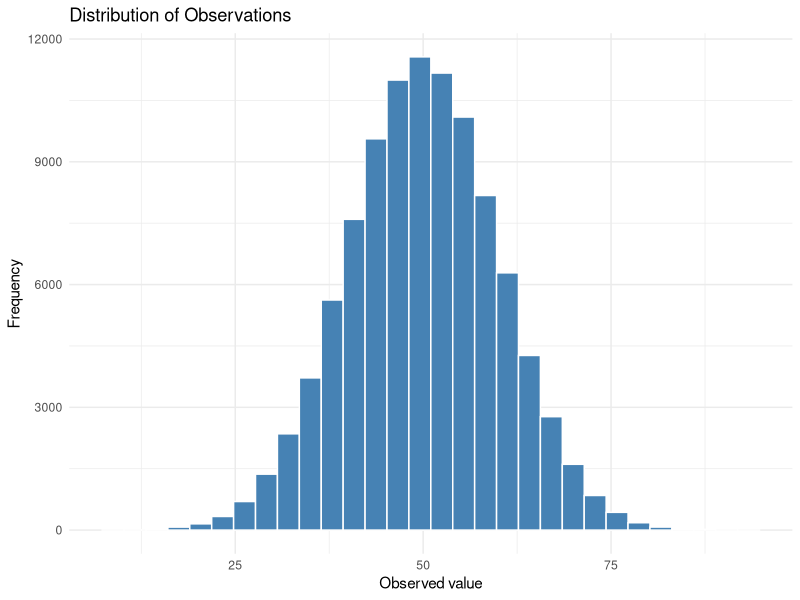
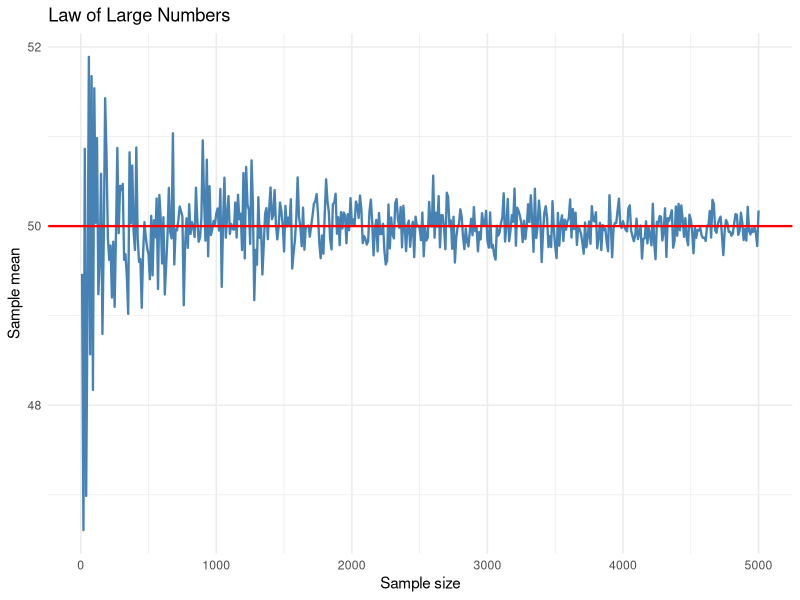
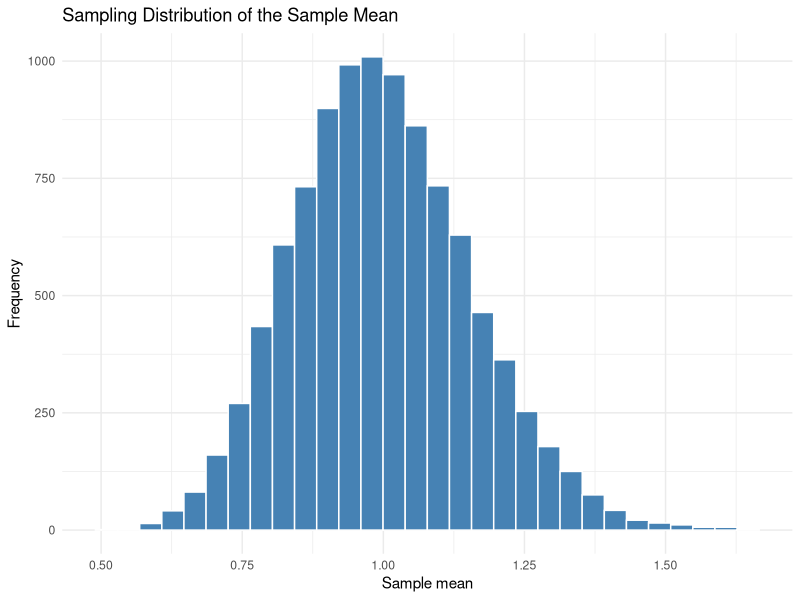
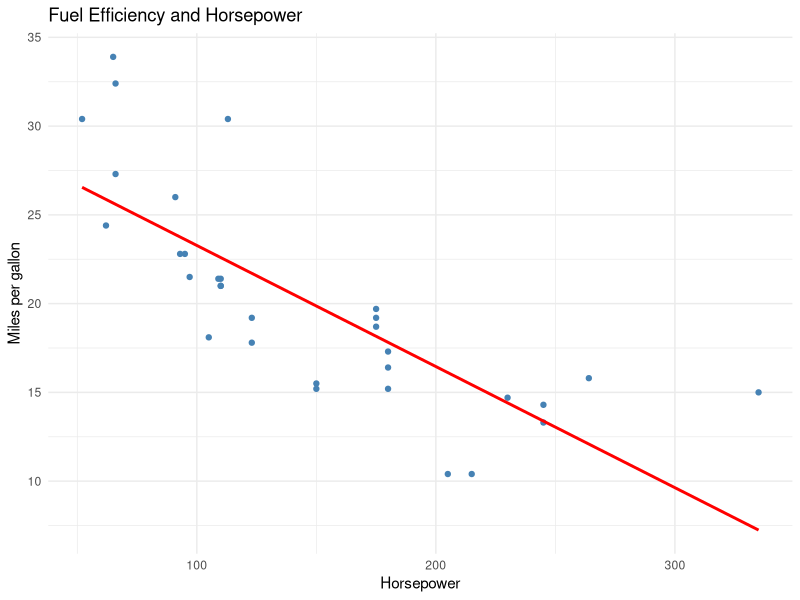
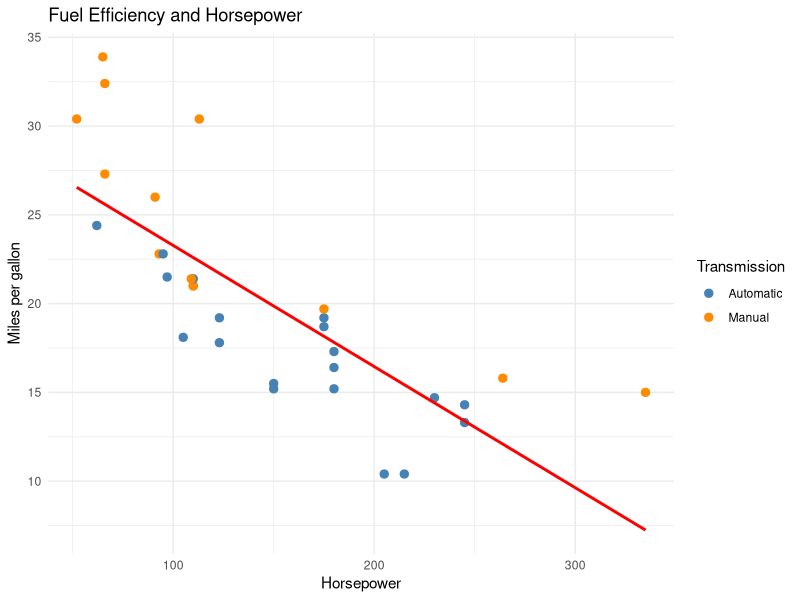

These figures' R source, in order:
## ---- chunk 1
knitr::opts_chunk$set(echo = TRUE)

#install.packages('tidyverse')
library(tidyverse)


set.seed(123)
## ---- chunk 2
# Draw 1,000 observations from a normal distribution
# density function
dnorm(x = c(-1, 0, 1), mean = 0, sd = 1)
# cumulative distribution function (takes a value and gives a percent/ probability)
pnorm(q = 0, mean = 0, sd = 1, lower.tail = TRUE)
# quantile function (takes a percentile and gives a value)
qnorm(p = .5, mean = 0, sd = 1, lower.tail = TRUE)

# random generation
obs <- rnorm(n = 100000, mean = 50, sd = 10)
head(obs)
## ---- chunk 3
# calculate the mean and standard deviation
mean(obs)
sd(obs)
## ---- chunk 4
# create a histogram of your simulated data

#using base R
#hist(obs)

## ---- chunk 5
# using ggplot (in tidyverse)
obs_data <- data.frame(obs = obs)

obs_plot <- ggplot(obs_data, aes(x = obs)) +
  geom_histogram(
    bins = 30,
    fill = "steelblue",
    color = "white"
  ) +
  labs(
    title = "Distribution of Observations",
    x = "Observed value",
    y = "Frequency",
    alt = paste(
      "Histogram of 100,000 observations drawn from a normal distribution",
      "with a mean of 50 and a standard deviation of 10.",
      "The distribution is bell-shaped and centered near 50."
    )
  ) +
  theme_minimal()

obs_plot
## ---- chunk 6
# P(A or B)
.4 + .3 - .1

# are A and B independent
#P(A and B) 
.4 * .3

## ---- chunk 7
# Roll a die 10,000 times and save the sample
set.seed(123)
rolls <- sample(x = 1:6, size = 10000, replace = TRUE)


# Calculate the probability of rolling a 6 from your sample
# == (test if TRUE)
# != (test if FALSE)
mean(rolls == 6)


## ---- chunk 8
# probability of rolling an even number
# %% 2 
mean(rolls %% 2 == 0)

# probability P(roll >= 4)
mean(rolls >= 4)
## ---- chunk 9
# Generate increasing sample sizes
n <- seq(10, 5000, by = 10)

means <- sapply(n, function(i) mean(rnorm(i, 50, 10)))
## ---- chunk 10
# using base R to create the plot

#plot(n, means, type = "l",
#main = "Law of Large Numbers",
#xlab = "Sample size",
#ylab = "Sample mean")
#abline(h = 50, col = "red")
## ---- chunk 11
# using ggplot to create the plot
lln_plot <- ggplot(
  data.frame(n = n, means = means),
  aes(x = n, y = means)
) +
  geom_line(color = "steelblue", linewidth = 0.8) +
  geom_hline(
    yintercept = 50,
    color = "red",
    linewidth = 0.8
  ) +
  labs(
    title = "Law of Large Numbers",
    x = "Sample size",
    y = "Sample mean",
    alt = paste(
      "Line plot illustrating the law of large numbers.",
      "As the sample size increases, the sample mean converges toward",
      "the population mean of 50, shown by a red horizontal line."
    )
  ) +
  theme_minimal()

lln_plot

## ---- chunk 12
# Draw 1000 sample means from a skewed distribution
sample_means <- replicate(10000, mean(rexp(40)))


# create a histogram of the sample means
# using base R

#hist(sample_means)

## ---- chunk 13
# using ggplot to create the histogram

sample_means_data <- data.frame(sample_means = sample_means)

ggplot(sample_means_data, aes(x = sample_means)) +
  geom_histogram(
    bins = 30,
    fill = "steelblue",
    color = "white"
  ) +
  labs(
    title = "Sampling Distribution of the Sample Mean",
    x = "Sample mean",
    y = "Frequency",
    alt = paste(
      "Histogram of 10,000 sample means, each calculated from 40",
      "observations drawn from an exponential distribution.",
      "The sampling distribution is approximately bell-shaped and",
      "centered near 1."
    )
  ) +
  theme_minimal()
## ---- chunk 14
# add the mtcars data to your R session

cars <- mtcars

# looking at the data description
?mtcars
## ---- chunk 15
# mean
mean(cars$mpg)

# median
median(cars$mpg)

# sd
sd(cars$mpg)
## ---- chunk 16
# Compare the mean mpg for automatic vs manual transmission
# we will use the dplyr package from tidyverse
cars |>
  group_by(am) |>
  summarise(mean_value = mean(mpg, na.rm = TRUE))
## ---- chunk 17
# calculate the correlation between horsepower (hp) and mpg
cor(cars$hp, cars$mpg)
## ---- chunk 18
# create a scatterplot with horsepower on the x-axis and mpg on the y-axis
# draw a regression line through the scatterplot

# in base R, to run it remove the "#"

#plot(
#  cars$hp,
#  cars$mpg,
#  main = "Fuel Efficiency and Horsepower",
#  xlab = "Horsepower",
#  ylab = "Miles per gallon",
#  pch = 19,
#  col = "steelblue"
#)

#abline(
#  lm(mpg ~ hp, data = cars),
#  col = "red",
#  lwd = 2
#)

## ---- chunk 19
# in ggplot:

ggplot(cars, aes(x = hp, y = mpg)) +
  geom_point(color = "steelblue") +
  geom_smooth(
    method = "lm",
    formula = y ~ x,
    se = FALSE,
    color = "red"
  ) +
  labs(
    title = "Fuel Efficiency and Horsepower",
    x = "Horsepower",
    y = "Miles per gallon",
    alt = paste(
      "Scatterplot of horsepower and fuel efficiency for 32 cars.",
      "The fitted regression line slopes downward, indicating that",
      "cars with greater horsepower tend to have lower fuel efficiency."
    )
  ) +
  theme_minimal()
## ---- chunk 20

ggplot(cars, aes(x = hp, y = mpg)) +
  geom_point(
    aes(color = factor(am)),
    size = 2.5
  ) +
  geom_smooth(
    method = "lm",
    formula = y ~ x,
    se = FALSE,
    color = "red"
  ) +
  scale_color_manual(
    values = c("0" = "steelblue", "1" = "darkorange"),
    labels = c("0" = "Automatic", "1" = "Manual")
  ) +
  labs(
    title = "Fuel Efficiency and Horsepower",
    x = "Horsepower",
    y = "Miles per gallon",
    color = "Transmission",
    alt = paste(
      "Scatterplot of horsepower and fuel efficiency for 32 cars.",
      "Points are colored by automatic or manual transmission.",
      "A single fitted regression line slopes downward, indicating that",
      "cars with greater horsepower tend to have lower fuel efficiency."
    )
  ) +
  theme_minimal()
